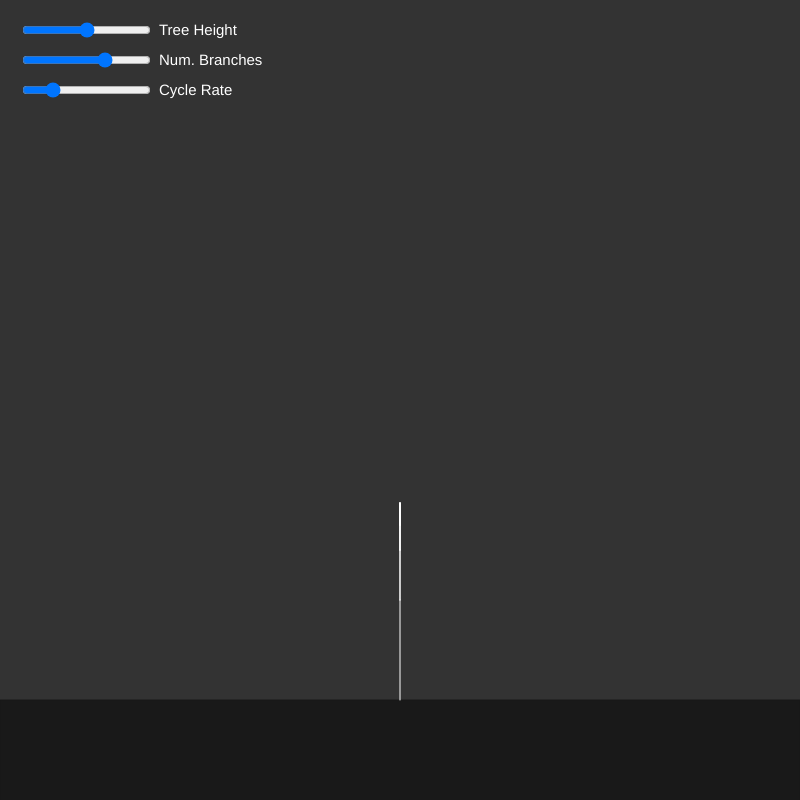
Frame 1 (no input)
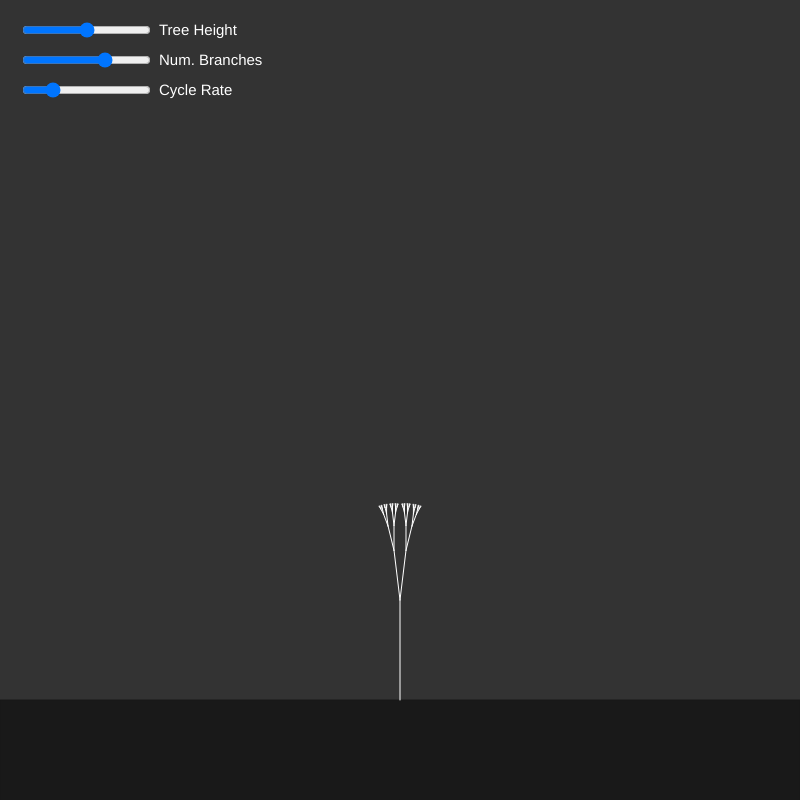
Frame 60 (no input)
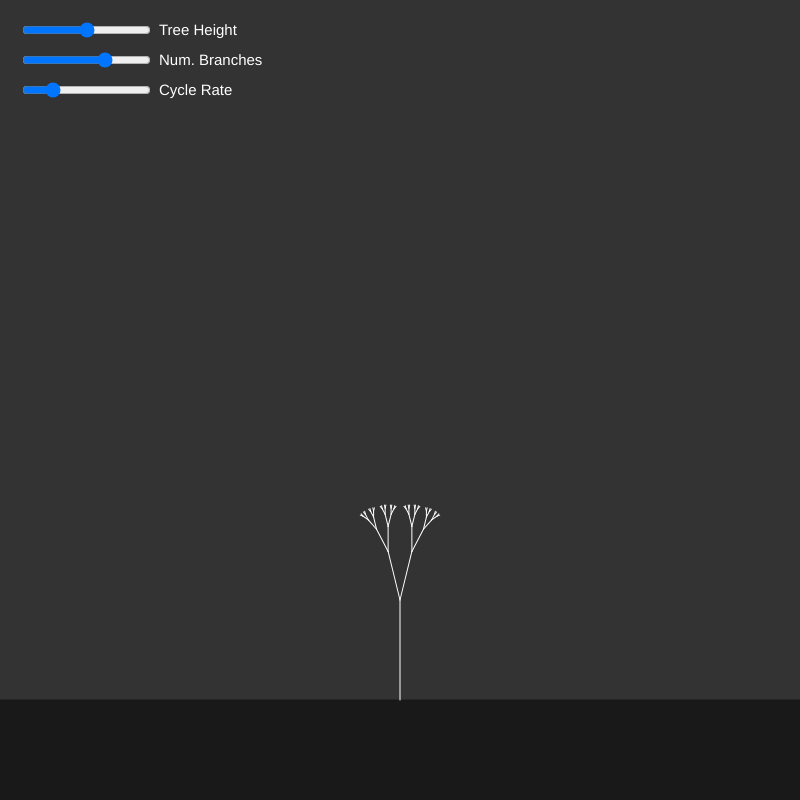
Frame 120 (the mouse pressed at the canvas centre since frame 60)

The p5.js sketch that drew these frames (run headless with seeded random() and noise() and a simulated clock; from frame 60 on, the mouse is pressed at the canvas centre):

// p5.js sketch
// ── sketch.js
// env vars
var theta = 0;
var init_len = 100;
var shrink_factor = 0.67;
var rate = 0.002;

// sliders
//var theta_slider;
var init_slider;
var shrink_slider;
var speed_slider;

function setup() {
  // put setup code here
  createCanvas(800,800);

  textSize(15);

  //theta_slider = createSlider(0, PI, PI/4, 0.01);
  init_slider = createSlider(0, 200, 100);
  init_slider.position(20,20);
  shrink_slider = createSlider(0, 75, 50, 1);
  shrink_slider.position(20,50);
  speed_slider = createSlider(0,0.01,0.002,0.001);
  speed_slider.position(20,80);


  theta = 0;
}

function draw() {
  background(51);
  noStroke();
  //theta = theta_slider.value();
  init_len = init_slider.value();
  shrink_factor = shrink_slider.value() / 100;
  rate = speed_slider.value();
  theta += rate;
  fill(255);
  text('Tree Height', init_slider.x + init_slider.width + 10, 35);
  text('Num. Branches', shrink_slider.x + shrink_slider.width + 10, 65);
  text('Cycle Rate', speed_slider.x + speed_slider.width + 10, 95);

  // put drawing code here


  fill(25);
  stroke(25);
  rect(0,height-100,width,100);
  stroke(255);
  //line(200,height,100,init_len);
  translate(width/2,height-100);
  branch(init_len);

}

function branch(len){
  line(0,0,0,-len);
  translate(0,-len);

  if(len>4){

    push();
    rotate(theta);
    branch(len*shrink_factor);
    pop();

    push();
    rotate(-theta);
    branch(len*shrink_factor);
    pop();

  }

}
